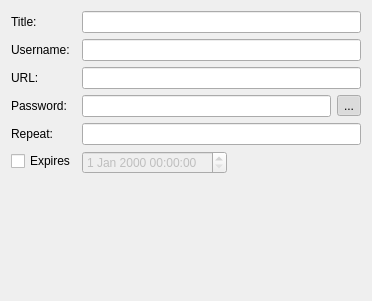
<?xml version="1.0" encoding="UTF-8"?>
<ui version="4.0">
 <class>EditEntryWidgetMain</class>
 <widget class="QWidget" name="EditEntryWidgetMain">
  <property name="geometry">
   <rect>
    <x>0</x>
    <y>0</y>
    <width>372</width>
    <height>301</height>
   </rect>
  </property>
  <layout class="QFormLayout" name="formLayout">
   <property name="fieldGrowthPolicy">
    <enum>QFormLayout::ExpandingFieldsGrow</enum>
   </property>
   <item row="0" column="0">
    <widget class="QLabel" name="titleLabel">
     <property name="text">
      <string>Title:</string>
     </property>
    </widget>
   </item>
   <item row="0" column="1">
    <widget class="QLineEdit" name="titleEdit"/>
   </item>
   <item row="1" column="0">
    <widget class="QLabel" name="usernameLabel">
     <property name="text">
      <string>Username:</string>
     </property>
    </widget>
   </item>
   <item row="1" column="1">
    <widget class="QLineEdit" name="usernameEdit"/>
   </item>
   <item row="2" column="0">
    <widget class="QLabel" name="urlLabel">
     <property name="text">
      <string>URL:</string>
     </property>
    </widget>
   </item>
   <item row="2" column="1">
    <widget class="QLineEdit" name="urlEdit"/>
   </item>
   <item row="3" column="0">
    <widget class="QLabel" name="passwordLabel">
     <property name="text">
      <string>Password:</string>
     </property>
    </widget>
   </item>
   <item row="4" column="0">
    <widget class="QLabel" name="passwordRepeatLabel">
     <property name="text">
      <string>Repeat:</string>
     </property>
    </widget>
   </item>
   <item row="4" column="1">
    <widget class="QLineEdit" name="passwordRepeatEdit">
     <property name="echoMode">
      <enum>QLineEdit::Password</enum>
     </property>
    </widget>
   </item>
   <item row="5" column="0">
    <widget class="QCheckBox" name="expireCheck">
     <property name="text">
      <string>Expires</string>
     </property>
    </widget>
   </item>
   <item row="5" column="1">
    <widget class="QDateTimeEdit" name="expireDatePicker">
     <property name="enabled">
      <bool>false</bool>
     </property>
    </widget>
   </item>
   <item row="3" column="1">
    <layout class="QHBoxLayout" name="horizontalLayout">
     <item>
      <widget class="QLineEdit" name="passwordEdit">
       <property name="echoMode">
        <enum>QLineEdit::Password</enum>
       </property>
      </widget>
     </item>
     <item>
      <widget class="QToolButton" name="togglePasswordButton">
       <property name="text">
        <string>...</string>
       </property>
       <property name="checkable">
        <bool>true</bool>
       </property>
       <property name="checked">
        <bool>true</bool>
       </property>
      </widget>
     </item>
    </layout>
   </item>
  </layout>
 </widget>
 <resources/>
 <connections/>
</ui>
